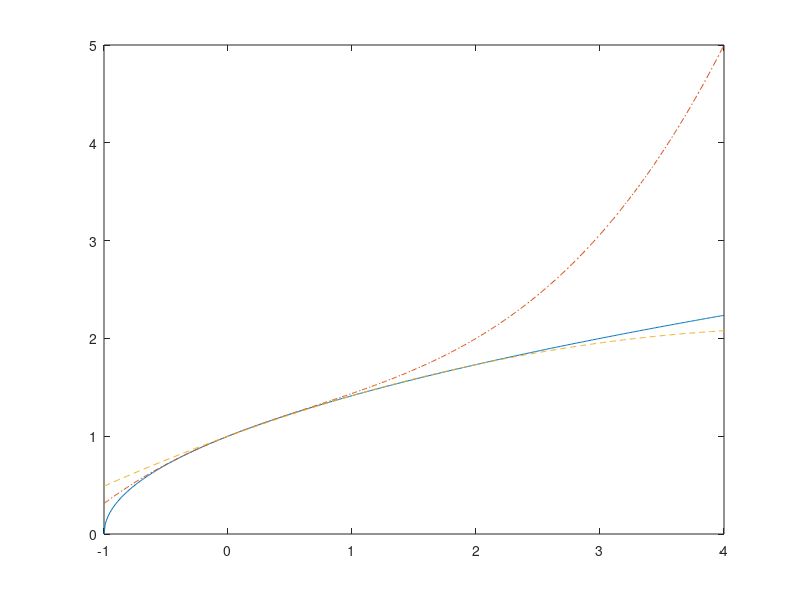

Here is the MATLAB script that generated this plot:
f = @(x) (x + 1).^(1/2);
t = @(x) (x.^3 - 2 * x.^2 + 8 * x + 16) ./ 16;
p = @(x) 1 + x * (sqrt(2) - 1) + (x.^2 - x) * 0.5 * (sqrt(3) - 2 * sqrt(2) + 1);

x = -1:0.01:4;
fy = f(x);
ty = t(x);
py = p(x);

plot(x, fy, '-', x, ty, '-.', x, py, '--');
